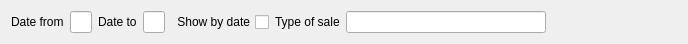
<?xml version="1.0" encoding="UTF-8"?>
<ui version="4.0">
 <class>FDailyMovementCommon</class>
 <widget class="QWidget" name="FDailyMovementCommon">
  <property name="geometry">
   <rect>
    <x>0</x>
    <y>0</y>
    <width>688</width>
    <height>41</height>
   </rect>
  </property>
  <property name="windowTitle">
   <string>Form</string>
  </property>
  <layout class="QHBoxLayout" name="horizontalLayout">
   <item>
    <widget class="QLabel" name="label">
     <property name="text">
      <string>Date from</string>
     </property>
    </widget>
   </item>
   <item>
    <widget class="EDateEdit" name="deDate">
     <property name="maximumSize">
      <size>
       <width>100</width>
       <height>16777215</height>
      </size>
     </property>
    </widget>
   </item>
   <item>
    <widget class="QLabel" name="label_2">
     <property name="text">
      <string>Date to</string>
     </property>
    </widget>
   </item>
   <item>
    <widget class="EDateEdit" name="leEnd"/>
   </item>
   <item>
    <widget class="QCheckBox" name="chExpandDate">
     <property name="focusPolicy">
      <enum>Qt::ClickFocus</enum>
     </property>
     <property name="layoutDirection">
      <enum>Qt::RightToLeft</enum>
     </property>
     <property name="text">
      <string>Show by date</string>
     </property>
    </widget>
   </item>
   <item>
    <widget class="QLabel" name="label_3">
     <property name="focusPolicy">
      <enum>Qt::ClickFocus</enum>
     </property>
     <property name="text">
      <string>Type of sale</string>
     </property>
    </widget>
   </item>
   <item>
    <widget class="EQLineEdit" name="leTypeOfSale">
     <property name="minimumSize">
      <size>
       <width>200</width>
       <height>0</height>
      </size>
     </property>
     <property name="focusPolicy">
      <enum>Qt::ClickFocus</enum>
     </property>
     <property name="EnableHiddenText" stdset="0">
      <bool>true</bool>
     </property>
    </widget>
   </item>
   <item>
    <spacer name="horizontalSpacer">
     <property name="orientation">
      <enum>Qt::Horizontal</enum>
     </property>
     <property name="sizeHint" stdset="0">
      <size>
       <width>532</width>
       <height>20</height>
      </size>
     </property>
    </spacer>
   </item>
  </layout>
 </widget>
 <customwidgets>
  <customwidget>
   <class>EQLineEdit</class>
   <extends>QLineEdit</extends>
   <header location="global">eqlineedit.h</header>
   <slots>
    <signal>customButtonClicked(bool)</signal>
   </slots>
  </customwidget>
  <customwidget>
   <class>EDateEdit</class>
   <extends>QLineEdit</extends>
   <header location="global">edateedit.h</header>
  </customwidget>
 </customwidgets>
 <resources/>
 <connections/>
</ui>
